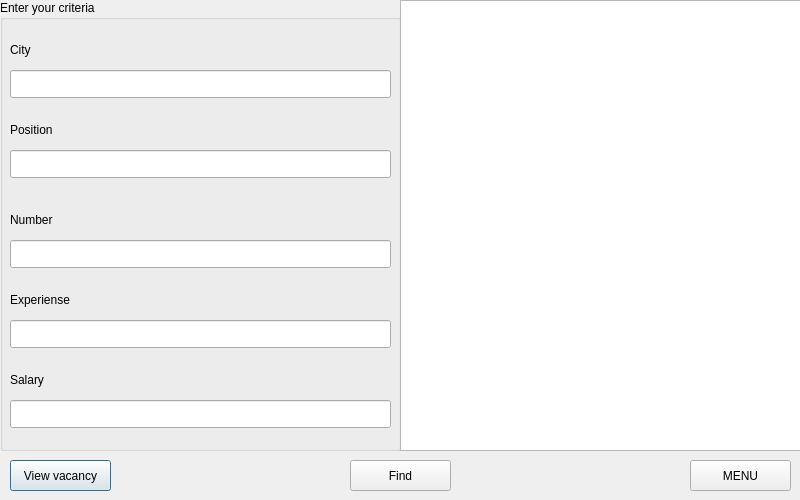
<?xml version="1.0" encoding="UTF-8"?>
<ui version="4.0">
 <class>FindWindow</class>
 <widget class="QDialog" name="FindWindow">
  <property name="geometry">
   <rect>
    <x>0</x>
    <y>0</y>
    <width>800</width>
    <height>500</height>
   </rect>
  </property>
  <property name="windowTitle">
   <string>Dialog</string>
  </property>
  <widget class="QGroupBox" name="groupBox">
   <property name="geometry">
    <rect>
     <x>0</x>
     <y>0</y>
     <width>401</width>
     <height>451</height>
    </rect>
   </property>
   <property name="title">
    <string>Enter your criteria</string>
   </property>
   <widget class="QLabel" name="label">
    <property name="geometry">
     <rect>
      <x>10</x>
      <y>40</y>
      <width>63</width>
      <height>20</height>
     </rect>
    </property>
    <property name="text">
     <string>City</string>
    </property>
   </widget>
   <widget class="QLineEdit" name="city_lineEdit">
    <property name="geometry">
     <rect>
      <x>10</x>
      <y>70</y>
      <width>381</width>
      <height>28</height>
     </rect>
    </property>
   </widget>
   <widget class="QLabel" name="label_2">
    <property name="geometry">
     <rect>
      <x>10</x>
      <y>120</y>
      <width>63</width>
      <height>20</height>
     </rect>
    </property>
    <property name="text">
     <string>Position</string>
    </property>
   </widget>
   <widget class="QLineEdit" name="position_lineEdit">
    <property name="geometry">
     <rect>
      <x>10</x>
      <y>150</y>
      <width>381</width>
      <height>28</height>
     </rect>
    </property>
   </widget>
   <widget class="QLabel" name="label_3">
    <property name="geometry">
     <rect>
      <x>10</x>
      <y>210</y>
      <width>63</width>
      <height>20</height>
     </rect>
    </property>
    <property name="text">
     <string>Number</string>
    </property>
   </widget>
   <widget class="QLineEdit" name="number_lineEdit">
    <property name="geometry">
     <rect>
      <x>10</x>
      <y>240</y>
      <width>381</width>
      <height>28</height>
     </rect>
    </property>
   </widget>
   <widget class="QLabel" name="label_4">
    <property name="geometry">
     <rect>
      <x>10</x>
      <y>290</y>
      <width>101</width>
      <height>20</height>
     </rect>
    </property>
    <property name="text">
     <string>Experiense</string>
    </property>
   </widget>
   <widget class="QLineEdit" name="experiense_lineEdit">
    <property name="geometry">
     <rect>
      <x>10</x>
      <y>320</y>
      <width>381</width>
      <height>28</height>
     </rect>
    </property>
   </widget>
   <widget class="QLabel" name="label_5">
    <property name="geometry">
     <rect>
      <x>10</x>
      <y>370</y>
      <width>63</width>
      <height>20</height>
     </rect>
    </property>
    <property name="text">
     <string>Salary</string>
    </property>
   </widget>
   <widget class="QLineEdit" name="salary_lineEdit">
    <property name="geometry">
     <rect>
      <x>10</x>
      <y>400</y>
      <width>381</width>
      <height>28</height>
     </rect>
    </property>
   </widget>
  </widget>
  <widget class="QTableView" name="tableView">
   <property name="geometry">
    <rect>
     <x>400</x>
     <y>0</y>
     <width>401</width>
     <height>451</height>
    </rect>
   </property>
  </widget>
  <widget class="QPushButton" name="view_vacancy_button">
   <property name="geometry">
    <rect>
     <x>10</x>
     <y>460</y>
     <width>101</width>
     <height>31</height>
    </rect>
   </property>
   <property name="text">
    <string>View vacancy</string>
   </property>
  </widget>
  <widget class="QPushButton" name="menu_button">
   <property name="geometry">
    <rect>
     <x>690</x>
     <y>460</y>
     <width>101</width>
     <height>31</height>
    </rect>
   </property>
   <property name="text">
    <string>MENU</string>
   </property>
  </widget>
  <widget class="QPushButton" name="find_button">
   <property name="geometry">
    <rect>
     <x>350</x>
     <y>460</y>
     <width>101</width>
     <height>31</height>
    </rect>
   </property>
   <property name="text">
    <string>Find</string>
   </property>
  </widget>
 </widget>
 <resources/>
 <connections/>
</ui>
